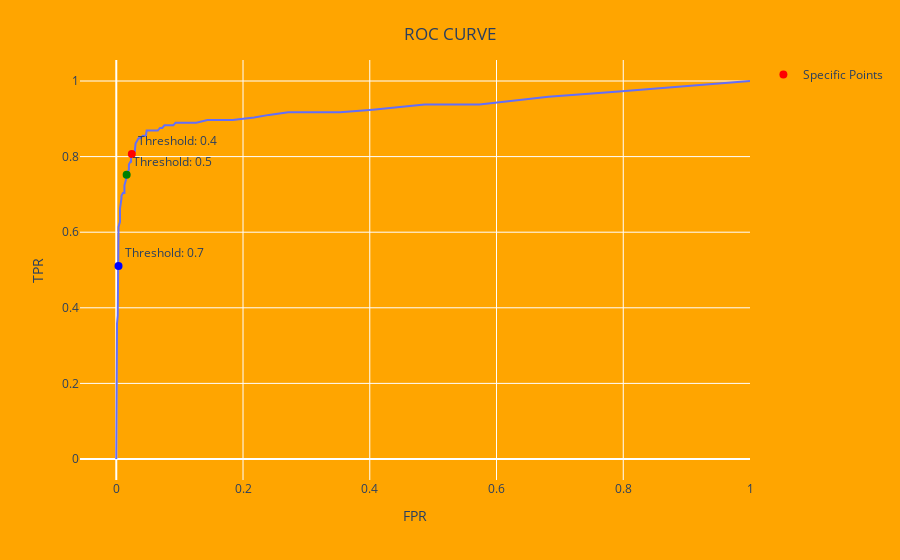

The cell this chart's notebook holds for it:
### Markdown cell above
We had previously noted that the precision value of our model is somewhat low, and we aim to improve it. To find the optimal threshold value for our model, we will use a ROC curve and test different threshold values. In our scenario, the most critical factor is to avoid labeling a customer who will churn as one who won't. Therefore, we should choose our threshold values accordingly. According to our ROC curve, it appears that a threshold of 0.4 could potentially improve our model's performance. For this reason, let's take another look at our model's confusion matrix using a threshold of 0.4.

### Code cell
from sklearn.metrics import roc_curve, auc
import matplotlib.pyplot as plt

y_prob = model.predict_proba(X_test)[:, 1] 

fpr_general, tpr_general, thresholds = roc_curve(y_test, y_prob)

specific_thresholds = [0.4, 0.5, 0.7]
specific_tpr = []
specific_fpr = []

for th in specific_thresholds:
    y_pred = (y_prob > th).astype(int)
    tp = sum((y_pred == 1) & (y_test == 1))
    tn = sum((y_pred == 0) & (y_test == 0))
    fp = sum((y_pred == 1) & (y_test == 0))
    fn = sum((y_pred == 0) & (y_test == 1))

    tpr = tp / (tp + fn)
    fpr = fp / (fp + tn)
    
    specific_tpr.append(tpr)
    specific_fpr.append(fpr)

df = pd.DataFrame({'FPR' : fpr_general, 'TPR' : tpr_general})

Fig_5 = px.line(df, x = 'FPR', y = 'TPR')

threshold_labels = [f'Threshold: {th}' for th in specific_thresholds]

scatter = go.Scatter(x = specific_fpr, y = specific_tpr, mode = 'markers+text',
                     marker = dict(size = 8, color = ['red', 'green', 'blue']),
                     text = threshold_labels,  
                     textposition = "top right",
                     name = 'Specific Points')

Fig_5.add_trace(scatter)
Fig_5.update_layout(paper_bgcolor = "orange", plot_bgcolor = "orange", hovermode = "y unified", hoverlabel = dict(bgcolor = "white", font_size = 16, font_family = "Arial", font_color = "black"), 
                    title = {"text" : "ROC CURVE", "x" : 0.5, "y" : 0.95})
Fig_5.show()

### Figure 1 — Plotly figure (JSON) as saved in the notebook; plotly's stock layout.template omitted (floating-point values rounded to 4 significant figures)
{"data": [{"hovertemplate": "FPR=%{x}<br>TPR=%{y}<extra></extra>", "legendgroup": "", "line": {"color": "#636efa", "dash": "solid"}, "marker": {"symbol": "circle"}, "mode": "lines", "name": "", "orientation": "v", "showlegend": false, "type": "scatter", "x": [0, 0, 0, 0, 0, 0, 0, 0, 0, 0, 0, 0, 0.00117, 0.00117, 0.00117, 0.002339, 0.002339, 0.002339, 0.002339, 0.003509, 0.003509, 0.003509, 0.003509, 0.003509, 0.003509, 0.003509, 0.003509, 0.003509, 0.003509, 0.005848, 0.005848, 0.005848, 0.008187, 0.008187, 0.01053, 0.01287, 0.01287, 0.01287, 0.0152, 0.01637, 0.01637, 0.01754, 0.01988, 0.01988, 0.02222, 0.02339, 0.02339, 0.02456, 0.02924, 0.02924, 0.03041, 0.03041, 0.03509, 0.03743, 0.04211, 0.04678, 0.04795, 0.05029, 0.05965, 0.06082, 0.0655, 0.06901, 0.07251, 0.07602, 0.09006, 0.09357, 0.117, 0.1263, 0.1439, 0.1673, 0.1836, 0.2175, 0.2409, 0.2713, 0.3111, 0.3532, 0.4047, 0.4865, 0.5731, 0.6819, 0.793, 0.9018, 1], "xaxis": "x", "y": [0, 0.006897, 0.02069, 0.02759, 0.04828, 0.06207, 0.08966, 0.131, 0.1517, 0.1862, 0.2138, 0.2621, 0.2897, 0.331, 0.3586, 0.3793, 0.3862, 0.4138, 0.4345, 0.4621, 0.4759, 0.4897, 0.5103, 0.5241, 0.5517, 0.5655, 0.5862, 0.5931, 0.6138, 0.6276, 0.6483, 0.6621, 0.6897, 0.6966, 0.7034, 0.7034, 0.7103, 0.7241, 0.7379, 0.7517, 0.7586, 0.7586, 0.7655, 0.7793, 0.7862, 0.7862, 0.8, 0.8069, 0.8138, 0.8276, 0.8276, 0.8345, 0.8483, 0.8483, 0.8552, 0.8552, 0.869, 0.869, 0.869, 0.869, 0.869, 0.8759, 0.8759, 0.8828, 0.8828, 0.8897, 0.8897, 0.8897, 0.8966, 0.8966, 0.8966, 0.9034, 0.9103, 0.9172, 0.9172, 0.9172, 0.9241, 0.9379, 0.9379, 0.9586, 0.9724, 0.9862, 1], "yaxis": "y"}, {"marker": {"color": ["red", "green", "blue"], "size": 8}, "mode": "markers+text", "name": "Specific Points", "text": ["Threshold: 0.4", "Threshold: 0.5", "Threshold: 0.7"], "textposition": "top right", "type": "scatter", "x": [0.02456, 0.01637, 0.003509], "y": [0.8069, 0.7517, 0.5103]}], "layout": {"hoverlabel": {"bgcolor": "white", "font": {"color": "black", "family": "Arial", "size": 16}}, "hovermode": "y unified", "legend": {"tracegroupgap": 0}, "margin": {"t": 60}, "paper_bgcolor": "orange", "plot_bgcolor": "orange", "title": {"text": "ROC CURVE", "x": 0.5, "y": 0.95}, "xaxis": {"anchor": "y", "domain": [0, 1], "title": {"text": "FPR"}}, "yaxis": {"anchor": "x", "domain": [0, 1], "title": {"text": "TPR"}}}}
